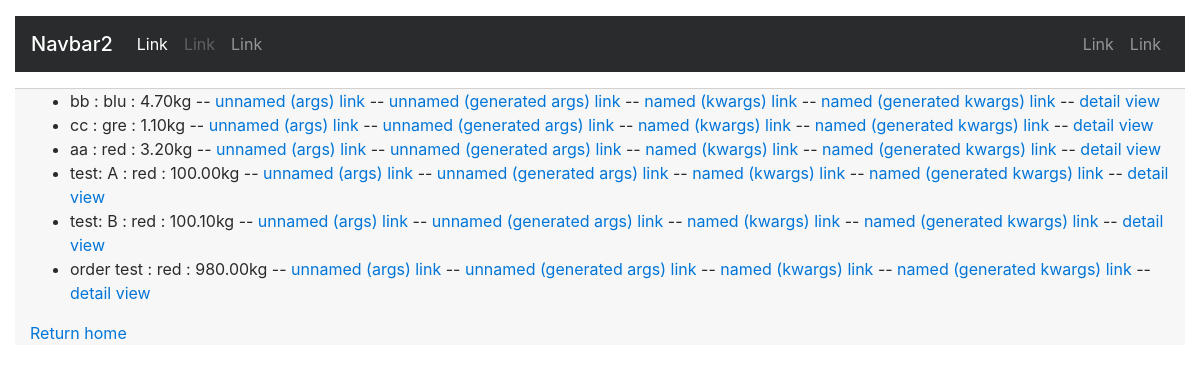
/st/list/, run on an earlier commit of the app's database.
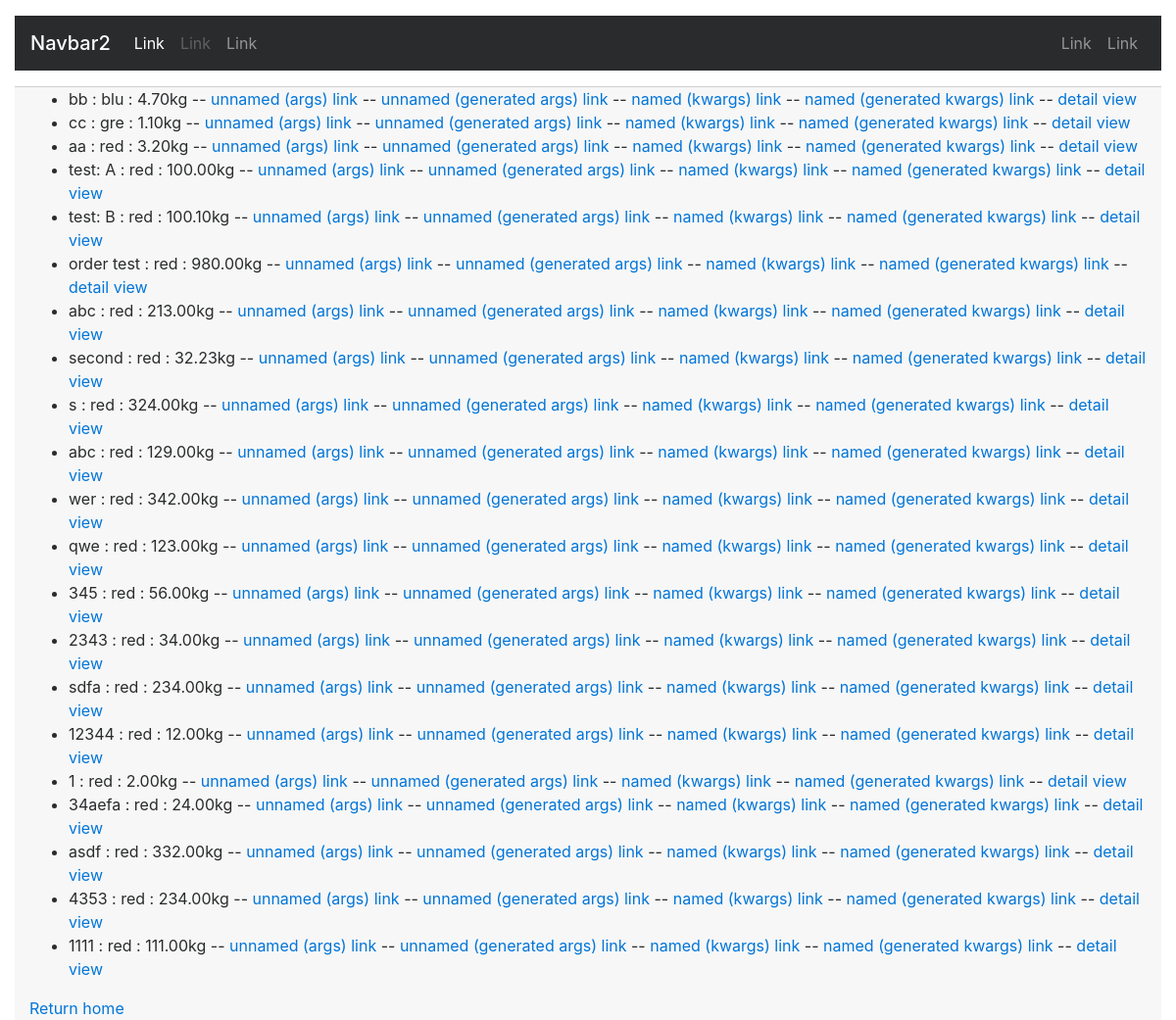
And on a later commit of the database.
### st_0/models.py (models this page shows, shortened)
class box(models.Model):
    box_name = models.CharField(max_length = 10)
    colors = (('red','red'),
              ('blu','blue'),
              ('gre','green'),
              ('yel','yellow')
    )
    box_color = models.CharField(max_length=3,choices=colors,default='red')
    mass = models.DecimalField(max_digits=5,decimal_places=2)

### st_0/views.py (the view)
def box_list(request):
    box_list = box.objects.all()
    context = {'heavy_items':box_list}
    return render(request, 'list.html', context)

### st_0/templates/list.html
{% extends 'debug_base.html' %}
{%block content%}
{% if heavy_items %}
    <ul>
    {% for box in heavy_items %}
        <li>{{ box.box_name }} : {{box.box_color}} : {{box.mass}}kg
        -- <a href="../box{{box.pk}}">unnamed (args) link</a>
        -- <a href="{% url 'args' box.pk %}">unnamed (generated args) link </a>
        -- <a href="../bbox{{box.pk}}">named (kwargs) link</a>
        -- <a href="{% url 'kwargs' box.pk %}">named (generated kwargs) link </a>
        -- <a href="{% url 'class' box.pk %}">detail view</a>
        </li>
    {% endfor %}
    </ul>
{% else %}
    <p>No boxes are available.</p>
{% endif %}
<a href="{% url 'home' %}">Return home</a>
{%endblock%}

What changed in the data, as far as the page shows it:
added box: box_name "abc", box_color "red", mass "213.00"
added box: box_name "second", box_color "red", mass "32.23"
added box: box_name "s", box_color "red", mass "324.00"
added box: box_name "abc", box_color "red", mass "129.00"
added box: box_name "wer", box_color "red", mass "342.00"
added box: box_name "qwe", box_color "red", mass "123.00"
added box: box_name "345", box_color "red", mass "56.00"
added box: box_name "2343", box_color "red", mass "34.00"
added box: box_name "sdfa", box_color "red", mass "234.00"
added box: box_name "12344", box_color "red", mass "12.00"
added box: box_name "1", box_color "red", mass "2.00"
added box: box_name "34aefa", box_color "red", mass "24.00"
added box: box_name "asdf", box_color "red", mass "332.00"
added box: box_name "4353", box_color "red", mass "234.00"
added box: box_name "1111", box_color "red", mass "111.00"
